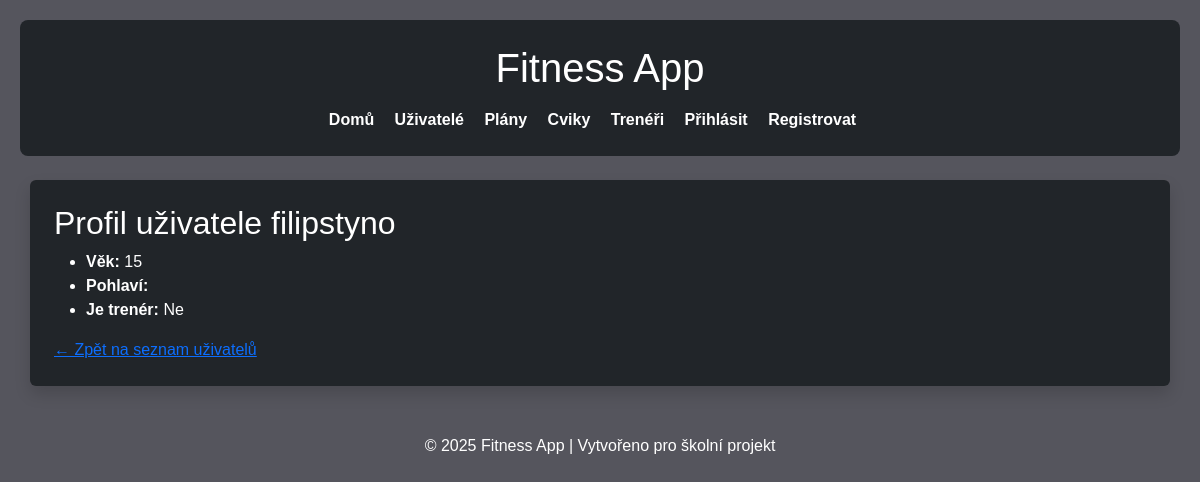
The page /profiles/3/ on the database its author committed.
### library/models.py (models this page shows, shortened)
class UserProfile(models.Model):
    user = models.OneToOneField(User, on_delete=models.CASCADE, related_name='profile')
    age = models.IntegerField(verbose_name='Age')
    height = models.FloatField(verbose_name='Height (cm)')
    weight = models.FloatField(verbose_name='Weight (kg)')
    is_trainer = models.BooleanField(default=False, verbose_name='Is Trainer')
    trainer = models.ForeignKey(
        'self',
        on_delete=models.SET_NULL,
        null=True,
        blank=True,
        limit_choices_to={'is_trainer': True},
        related_name='clients',
        verbose_name='Selected Trainer'
    )
    class Meta:
        ordering = ['user__username']
        verbose_name = 'User Profile'
        verbose_name_plural = 'User Profiles'

### library/views.py (the view)
# urls.py: path('profiles/<int:pk>/', views.UserProfileDetailView.as_view(), name='userprofile-detail'),
class UserProfileDetailView(DetailView):
    model = UserProfile
    template_name = 'userprofile_detail.html'

### library/templates/userprofile_detail.html (shortened to what this page needs)
{% extends 'base.html' %}
{% block content %}
  <h2>Profil uživatele {{ object.user.username }}</h2>
  <ul>
    <li><strong>Věk:</strong> {{ object.age }}</li>
    <li><strong>Pohlaví:</strong> {{ object.gender }}</li>
    <li><strong>Je trenér:</strong> {{ object.is_trainer|yesno:"Ano,Ne" }}</li>
  </ul>
  <a href="{% url 'userprofile-list' %}">← Zpět na seznam uživatelů</a>
{% endblock %}

### library/static/css/styles.css (style rules this page uses)
* { margin: 0; padding: 0; box-sizing: border-box; }
body { font-family: Arial, sans-serif; background-color: #55555d; color: white; padding: 20px; }

### rows shown on the page
UserProfile: user.username "filipstyno", age "15", is_trainer "Ne"
